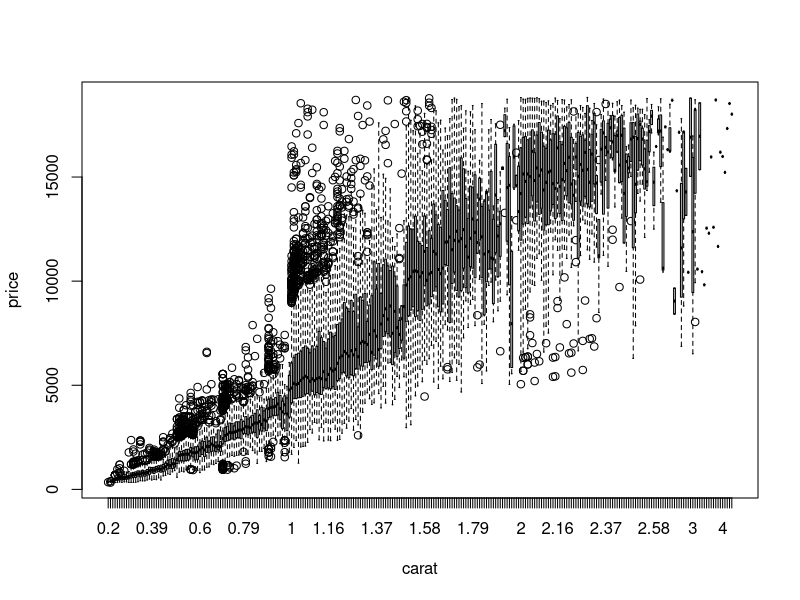

R code for this plot: (Note: this script raises an error after producing the figure.)
library(ggplot2)
head(diamonds)
boxplot(price~carat, diamonds)
# price : 연속형, carat : 연속형
# 범주형 * 연속형

# 연속형 -> 범주형 
diamonds %>% 
  mutate(carat.g = cut(carat, seq(0,4.5,0.25))) -> diamonds1
boxplot(price~carat.g, diamonds1, outline=F)

# 결측치, 이상치
NA : 결측치
is.na(airquality$Ozone) %>% table
mean(airquality$Ozone)
mean(airquality$Ozone, na.rm=T)

boxplot(mtcars$wt, range=1.5) -> box1
box1$out

mtcars %>% 
  filter(wt %in% box1$out)

boxplot(diamonds$price) -> box1
box1$out %>% length






